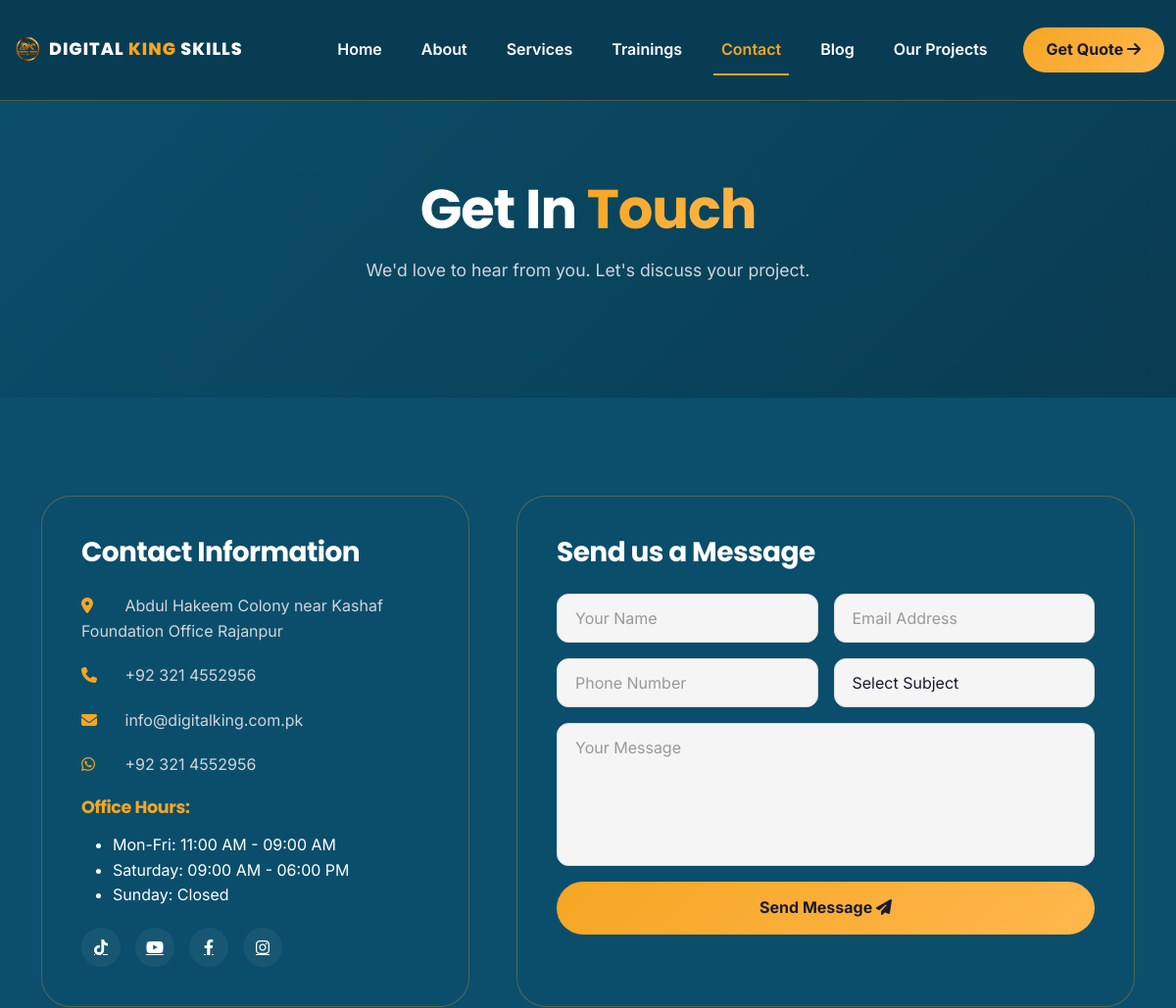
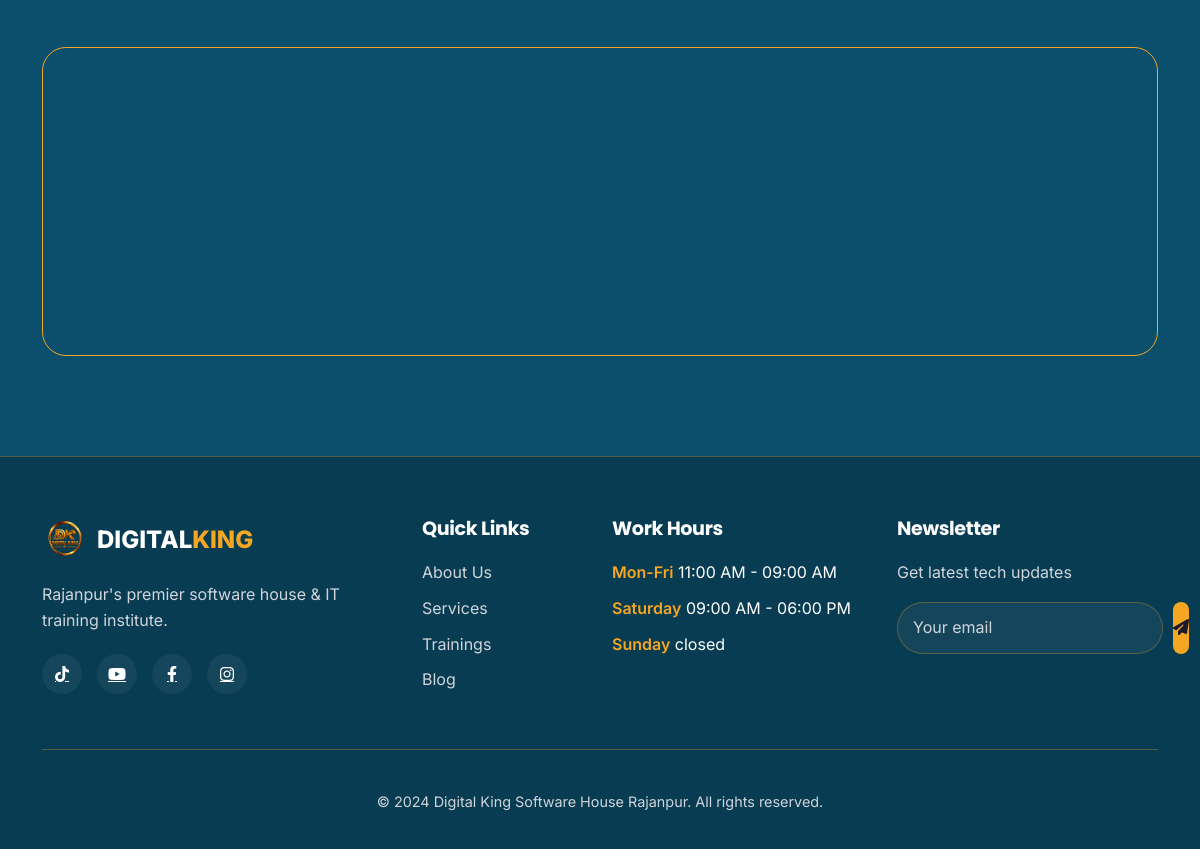
Page /contact/ on the committed database (2 pictures, top to bottom).
### apps/main/models.py (models this page shows, shortened)
class ContactInfo(models.Model):
    address = models.TextField(default="Main Ghala Mandi Road, Rajanpur, Punjab, Pakistan")
    phone = models.CharField(max_length=50, default="+92 300 1234567")
    email = models.EmailField(default="info@digitalking.com.pk")
    whatsapp = models.CharField(max_length=50, blank=True, null=True, default="+92 300 1234567")
    map_embed_url = models.URLField(
        max_length=500,
        blank=True,
        null=True,
        default="https://www.google.com/maps/embed?pb=!1m18!1m12!1m3!1d215527.47870880097!2d70.123456!3d29.123456!2m3!1f0!2f0!3f0!3m2!1i1024!2i768!4f13.1!3m3!1m2!1s0x3938f5c6a5b8b8b9%3A0x8b8b8b8b8b8b8b8b!2sRajanpur!5e0!3m2!1sen!2s!4v1700000000000!5m2!1sen!2s"
    )
    is_active = models.BooleanField(default=True)
    class Meta:
        verbose_name = 'Contact Info'
        verbose_name_plural = 'Contact Info'

class WorkHour(models.Model):
    DAY_CHOICES = [
        ('Mon-Fri', 'Monday - Friday'),
        ('Saturday', 'Saturday'),
        ('Sunday', 'Sunday'),
    ]
    day = models.CharField(max_length=20, choices=DAY_CHOICES, unique=True)
    start_time = models.TimeField()
    end_time = models.TimeField()
    is_closed = models.BooleanField(default=False)
    class Meta:
        ordering = ['id']
        verbose_name = 'Work Hour'
        verbose_name_plural = 'Work Hours'
    @property
    def formatted_hours(self):
        if self.is_closed:
            return "Closed"
        return f"{self.start_time.strftime('%I:%M %p')} - {self.end_time.strftime('%I:%M %p')}"

class SocialLink(models.Model):
    PLATFORM_CHOICES = [
        ('facebook', 'Facebook'),
        ('linkedin', 'LinkedIn'),
        ('instagram', 'Instagram'),
        ('twitter', 'Twitter'),
        ('youtube', 'YouTube'),
        ('tiktok', 'TikTok'),
        ('whatsapp', 'WhatsApp'),
    ]
    platform = models.CharField(max_length=20, choices=PLATFORM_CHOICES)
    url = models.URLField()
    icon = models.CharField(max_length=50, default='fa-facebook-f')
    order = models.PositiveIntegerField(default=0)
    is_active = models.BooleanField(default=True)
    class Meta:
        ordering = ['order']
    @property
    def icon_class(self):
        icon_map = {
            'facebook': 'fab fa-facebook-f',
            'linkedin': 'fab fa-linkedin-in',
            'instagram': 'fab fa-instagram',
            'twitter': 'fab fa-twitter',
            'youtube': 'fab fa-youtube',
            'tiktok': 'fab fa-tiktok',
            'whatsapp': 'fab fa-whatsapp',
        }
        return icon_map.get(self.platform, 'fas fa-link')

### apps/main/views.py (the view, shortened to what this page needs)
# urls.py: path('contact/', views.contact, name='contact'),
def contact(request):
    subjects = Subject.objects.filter(is_active=True)
    return render(request, 'contact.html', {'subjects': subjects})

### apps/main/context_processor.py (called while the page is built)
def work_hours(request):
    return {
        'work_hours': WorkHour.objects.all()
    }

def site_settings(request):
    contact_info = ContactInfo.objects.filter(is_active=True).first()
    social_links = SocialLink.objects.filter(is_active=True)
    return {
        'work_hours': WorkHour.objects.all(),
        'contact_info': contact_info,
        'social_links': social_links,
    }

### templates/contact.html (shortened to what this page needs)
{% extends "base.html" %}
{% load static %}
{% block content %}
<section class="page-hero">
    <div class="container">
        <h1 data-aos="fade-up">Get In <span class="gradient-text">Touch</span></h1>
        <p data-aos="fade-up" data-aos-delay="100">We'd love to hear from you. Let's discuss your project.</p>
    </div>
</section>
<section class="contact-section section-padding">
    <div class="container">
        <div class="row g-5">
            <div class="col-lg-5" data-aos="fade-right">
                <div class="contact-info-glass">
                    <h3>Contact Information</h3>
                    {% if contact_info %}
                        <p><i class="fas fa-map-marker-alt"></i> {{ contact_info.address }}</p>
                        <p><i class="fas fa-phone"></i> {{ contact_info.phone }}</p>
                        <p><i class="fas fa-envelope"></i> {{ contact_info.email }}</p>
                        {% if contact_info.whatsapp %}
                            <p><i class="fab fa-whatsapp"></i> {{ contact_info.whatsapp }}</p>
                        {% endif %}
                    {% else %}
                        <p><i class="fas fa-map-marker-alt"></i> Main Ghala Mandi Road, Rajanpur, Punjab, Pakistan</p>
                        <p><i class="fas fa-phone"></i> +92 300 1234567</p>
                        <p><i class="fas fa-envelope"></i> info@digitalking.com.pk</p>
                    {% endif %}
                    <div class="contact-hours">
                        <h4>Office Hours:</h4>
                        <ul>
                            {% for hour in work_hours %}
                                <li>
                                    {{ hour.day }}:
                                    {% if hour.is_closed %}
                                        Closed
                                    {% else %}
                                        {{ hour.formatted_hours }}
                                    {% endif %}
                                </li>
                            {% empty %}
                                <li>Mon-Fri: 9:00 AM - 8:00 PM</li>
                                <li>Saturday: 10:00 AM - 4:00 PM</li>
                                <li>Sunday: Closed</li>
                            {% endfor %}
                        </ul>
                    </div>
                    <div class="social-links">
                        {% for link in social_links %}
                            <a href="{{ link.url }}" target="_blank" title="{{ link.platform|title }}">
                                <i class="{{ link.icon_class }}"></i>
                            </a>
                        {% empty %}
                            <a href="#"><i class="fab fa-facebook-f"></i></a>
                            <a href="#"><i class="fab fa-linkedin-in"></i></a>
                            <a href="#"><i class="fab fa-instagram"></i></a>
                            <a href="#"><i class="fab fa-twitter"></i></a>
                        {% endfor %}
                    </div>
                </div>
            </div>
            <div class="col-lg-7" data-aos="fade-left">
                <div class="contact-form-glass">
                    <h3>Send us a Message</h3>
                    <form method="POST" action="{% url 'contact' %}" id="contactForm">
                        <div class="row g-3">
                            <div class="col-md-6">
                                <input type="text" name="name" class="form-control" placeholder="Your Name" required>
                            </div>
                            <div class="col-md-6">
                                <input type="email" name="email" class="form-control" placeholder="Email Address" required>
                            </div>
                            <div class="col-md-6">
                                <input type="tel" name="phone" class="form-control" placeholder="Phone Number" required>
                            </div>
                            <div class="col-md-6">
                                <select name="subject" class="form-control" required>
                                    <option value="">Select Subject</option>
                                </select>
                            </div>
                            <div class="col-12">
                                <textarea name="message" rows="5" class="form-control" placeholder="Your Message" required></textarea>
                            </div>
                            <div class="col-12">
                                <button type="submit" class="btn-primary-glow w-100" id="submitBtn">
                                    <span class="btn-text">Send Message <i class="fas fa-paper-plane"></i></span>
                                </button>
                            </div>
                        </div>
                    </form>
                </div>
            </div>
        </div>
        <div class="row mt-5" data-aos="fade-up">
            <div class="col-12">
                <div class="map-glass">
                    {% if contact_info and contact_info.map_embed_url %}
                        <iframe src="{{ contact_info.map_embed_url }}"
                                width="100%" height="300"
                                style="border:0; border-radius:20px;"
                                allowfullscreen="" loading="lazy">
                        </iframe>
                    {% endif %}
                </div>
            </div>
        </div>
    </div>
</section>
{% endblock %}

### templates/base.html (shortened to what this page needs)
{% load static %}
<!DOCTYPE html>
<html lang="en">
<head>
    <link href="https://cdn.jsdelivr.net/npm/bootstrap@5.3.0/dist/css/bootstrap.min.css" rel="stylesheet">
    <link rel="stylesheet" href="https://cdnjs.cloudflare.com/ajax/libs/font-awesome/6.4.0/css/all.min.css">
    <link href="https://unpkg.com/aos@2.3.1/dist/aos.css" rel="stylesheet">
    <link rel="stylesheet" href="{% static 'css/styles.css' %}">
    <link rel="stylesheet" href="{% static 'css/back-image.css' %}">
    <link rel="stylesheet" href="{% static 'css/login.css' %}">
</head>
<body>
    {% block navbar %}
    <nav class="navbar navbar-expand-lg fixed-top" id="mainNav">
    <div class="container  ">
        <a class="navbar-brand" href="{% url 'home' %}">
            <div class="logo-wrapper">
                <img src="{% static 'images/logo4.png' %}" alt="Digital King Logo" class="logo-img" style="border-radius: 12px;">
                <span class="brand-text">DIGITAL <span class="brand-highlight">KING</span> SKILLS</span>
            </div>
        </a>
        <div class="collapse navbar-collapse d-none d-lg-flex" id="navbarNav">
            <ul class="navbar-nav ms-auto">
                <li class="nav-item"><a class="nav-link {% if request.resolver_match.url_name == 'home' %}active{% endif %}" href="{% url 'home' %}">Home</a></li>
                <li class="nav-item"><a class="nav-link {% if request.resolver_match.url_name == 'about' %}active{% endif %}" href="{% url 'about' %}">About</a></li>
                <li class="nav-item"><a class="nav-link {% if request.resolver_match.url_name == 'services' %}active{% endif %}" href="{% url 'services' %}">Services</a></li>
                <li class="nav-item"><a class="nav-link {% if request.resolver_match.url_name == 'training' %}active{% endif %}" href="{% url 'training' %}">Trainings</a></li>
                <li class="nav-item"><a class="nav-link {% if request.resolver_match.url_name == 'contact' %}active{% endif %}" href="{% url 'contact' %}">Contact</a></li>
                <li class="nav-item"><a class="nav-link {% if request.resolver_match.url_name == 'blog' %}active{% endif %}" href="{% url 'blog' %}">Blog</a></li>
                <li class="nav-item"><a class="nav-link {% if request.resolver_match.url_name == 'projects' %}active{% endif %}" href="{% url 'projects' %}">Our Projects</a></li>
            </ul>
            <a href="{% url 'contact' %}" class="btn-glow ms-lg-3">Get Quote <i class="fas fa-arrow-right"></i></a>
        </div>
    </div>
</nav>
    {% endblock %}
    {% block content %}{% endblock %}
    {% block footer %}
    <footer class="footer">
        <div class="container">
            <div class="row g-4">
                <div class="col-lg-4">
                    <div class="footer-logo">
                         <img src="{% static 'images/logo4.png' %}" alt="Logo" style="border-radius: 10px; height: 45px;">
                        <span>DIGITAL<span>KING</span></span>
                    </div>
                    <p>Rajanpur's premier software house & IT training institute.</p>
<div class="social-links">
    {% for link in social_links %}
        <a href="{{ link.url }}" target="_blank" title="{{ link.platform|title }}">
            <i class="{{ link.icon_class }}"></i>
        </a>
    {% empty %}
        <a href="#"><i class="fab fa-facebook-f"></i></a>
        <a href="#"><i class="fab fa-linkedin-in"></i></a>
        <a href="#"><i class="fab fa-instagram"></i></a>
        <a href="#"><i class="fab fa-twitter"></i></a>
    {% endfor %}
</div>
                </div>
                <div class="col-lg-2 col-md-6">
                    <h4>Quick Links</h4>
                    <ul>
                        <li><a href="{% url 'about' %}">About Us</a></li>
                        <li><a href="{% url 'services' %}">Services</a></li>
                        <li><a href="{% url 'training' %}">Trainings</a></li>
                        <li><a href="{% url 'blog' %}">Blog</a></li>
                    </ul>
                </div>
                <div class="col-lg-3 col-md-6">
                    <h4>Work Hours</h4>
                    <ul class="hours-list">
                       {% for wh in work_hours %}
                        <li><span>{{wh.day}}</span>
                             {% if wh.is_closed %}
                             closed
                             {% else %}
                             {{wh.formatted_hours}}
                             {% endif %}
                            </li>
                         {% empty %}
                      <li><span>Mon-Fri:</span> 9:00 AM - 8:00 PM</li>
                       <li><span>Saturday:</span> 10:00 AM - 4:00 PM</li>
                       <li><span>Sunday:</span> Closed</li>
                 {% endfor %}
                    </ul>
                </div>
                <div class="col-lg-3">
                    <h4>Newsletter</h4>
                    <p>Get latest tech updates</p>
                    <div class="newsletter-form">
                        <input type="email" placeholder="Your email">
                        <button><i class="fas fa-paper-plane"></i></button>
                    </div>
                </div>
            </div>
            <div class="footer-bottom">
                <p>&copy; 2024 Digital King Software House Rajanpur. All rights reserved.</p>
            </div>
        </div>
    </footer>
    {% endblock %}
</body>
</html>

### static/css/login.css (style rules this page uses)
.logo-img { height: 45px; width: auto; }

### templates/base.html (style rules this page uses)
html, body { overflow-x: hidden !important; max-width: 100vw; }
#mainNav > .container, #mainNav > .container-fluid { display: flex !important; flex-wrap: nowrap !important; justify-content: space-between !important; align-items: center !important; padding: 8px 12px !important; max-width: 100% !important; width: 100% !important; position: relative !important; }
#mainNav .navbar-brand { display: flex !important; align-items: center !important; margin: 0 !important; padding: 0 !important; width: auto !important; max-width: none !important; flex: 0 0 auto !important; min-width: 0 !important; }
#mainNav .logo-wrapper { display: flex !important; align-items: center !important; gap: 6px !important; min-width: 0 !important; width: auto !important; }
#mainNav .logo-img, #mainNav .navbar-brand img { height: 32px !important; width: auto !important; flex-shrink: 0 !important; display: block !important; border-radius: 8px !important; }
#mainNav .brand-text { font-weight: 800 !important; white-space: nowrap !important; display: inline-block !important; line-height: 1.2 !important; color: var(--text-white) !important; vertical-align: middle !important; max-width: none !important; overflow: visible !important; text-overflow: clip !important; }
#mainNav .brand-highlight { color: var(--gold-primary) !important; }
@media (min-width: 1200px) { #mainNav .brand-text { font-size: 1.1rem !important; } }
body:not(.home-page) #mainNav { background: var(--teal-dark) !important; border-bottom: 1px solid var(--glass-border); }

### rows in the picture
ContactInfo: address "Abdul Hakeem Colony near Kashaf Foundation Office Rajanpur", phone "+92 321 4552956", email "info@digitalking.com.pk", whatsapp "+92 321 4552956"
WorkHour: day "Mon-Fri", formatted_hours "11:00 AM - 09:00 AM"
WorkHour: day "Saturday", formatted_hours "09:00 AM - 06:00 PM"
WorkHour: day "Sunday", is_closed "Closed"
